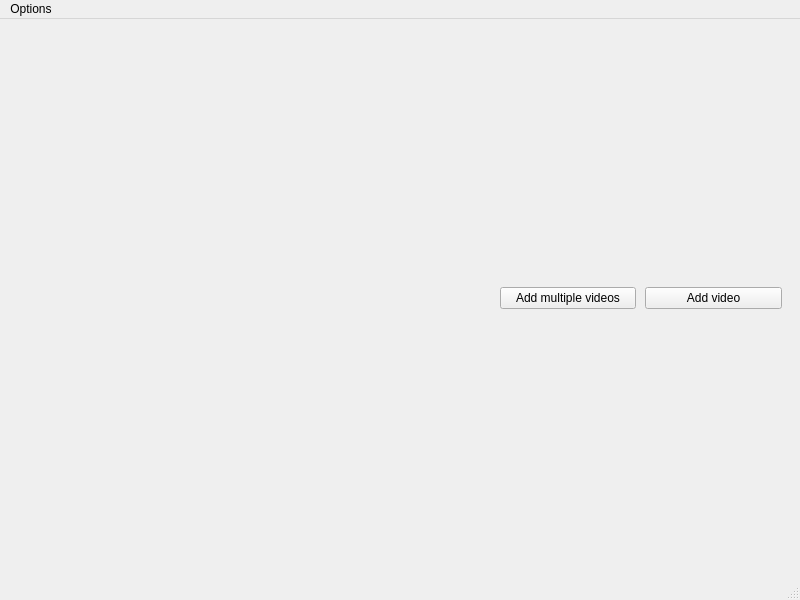
<?xml version="1.0" encoding="UTF-8"?>
<ui version="4.0">
 <class>MainWindow</class>
 <widget class="QMainWindow" name="MainWindow">
  <property name="windowModality">
   <enum>Qt::WindowModal</enum>
  </property>
  <property name="geometry">
   <rect>
    <x>0</x>
    <y>0</y>
    <width>800</width>
    <height>600</height>
   </rect>
  </property>
  <property name="windowTitle">
   <string>Pheno UI</string>
  </property>
  <widget class="QWidget" name="mainWidget">
   <property name="minimumSize">
    <size>
     <width>10</width>
     <height>10</height>
    </size>
   </property>
   <property name="maximumSize">
    <size>
     <width>2000</width>
     <height>2000</height>
    </size>
   </property>
   <layout class="QVBoxLayout" name="verticalLayout">
    <item>
     <layout class="QVBoxLayout" name="listLayout"/>
    </item>
    <item>
     <widget class="QWidget" name="widget" native="true">
      <property name="maximumSize">
       <size>
        <width>300</width>
        <height>60</height>
       </size>
      </property>
      <property name="layoutDirection">
       <enum>Qt::RightToLeft</enum>
      </property>
      <layout class="QHBoxLayout" name="horizontalLayout">
       <property name="spacing">
        <number>9</number>
       </property>
       <property name="sizeConstraint">
        <enum>QLayout::SetDefaultConstraint</enum>
       </property>
       <property name="topMargin">
        <number>3</number>
       </property>
       <property name="bottomMargin">
        <number>3</number>
       </property>
       <item>
        <widget class="QPushButton" name="addTaskButton">
         <property name="text">
          <string>Add video</string>
         </property>
        </widget>
       </item>
       <item>
        <widget class="QPushButton" name="addMultipleButton">
         <property name="text">
          <string>Add multiple videos</string>
         </property>
        </widget>
       </item>
      </layout>
     </widget>
    </item>
   </layout>
  </widget>
  <widget class="QMenuBar" name="menubar">
   <property name="geometry">
    <rect>
     <x>0</x>
     <y>0</y>
     <width>800</width>
     <height>24</height>
    </rect>
   </property>
   <widget class="QMenu" name="menuProcessing_Status">
    <property name="title">
     <string>Options</string>
    </property>
    <addaction name="actionAdd_video"/>
    <addaction name="separator"/>
    <addaction name="actionQuit"/>
   </widget>
   <addaction name="menuProcessing_Status"/>
  </widget>
  <widget class="QStatusBar" name="statusbar"/>
  <action name="actionAdd_video">
   <property name="text">
    <string>Add video</string>
   </property>
  </action>
  <action name="actionQuit">
   <property name="text">
    <string>Quit</string>
   </property>
  </action>
  <action name="actionAddMultiple">
   <property name="text">
    <string>AddMultiple</string>
   </property>
  </action>
 </widget>
 <resources/>
 <connections>
  <connection>
   <sender>addTaskButton</sender>
   <signal>clicked()</signal>
   <receiver>actionAdd_video</receiver>
   <slot>trigger()</slot>
   <hints>
    <hint type="sourcelabel">
     <x>567</x>
     <y>510</y>
    </hint>
    <hint type="destinationlabel">
     <x>-1</x>
     <y>-1</y>
    </hint>
   </hints>
  </connection>
  <connection>
   <sender>addMultipleButton</sender>
   <signal>clicked()</signal>
   <receiver>actionAddMultiple</receiver>
   <slot>trigger()</slot>
   <hints>
    <hint type="sourcelabel">
     <x>583</x>
     <y>536</y>
    </hint>
    <hint type="destinationlabel">
     <x>-1</x>
     <y>-1</y>
    </hint>
   </hints>
  </connection>
 </connections>
</ui>
